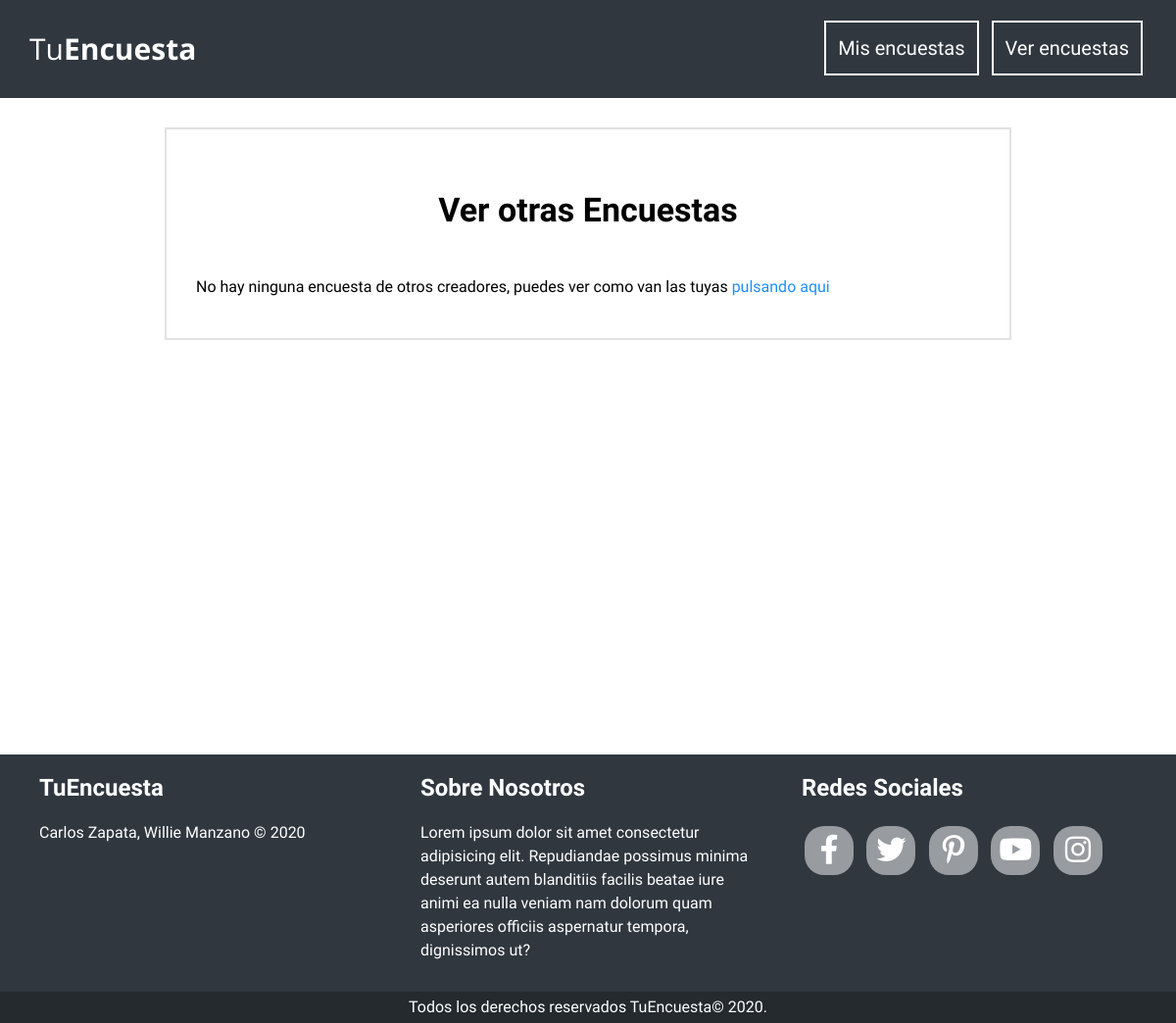
/buscar_encuestas.php, run on an earlier commit of the app's database.
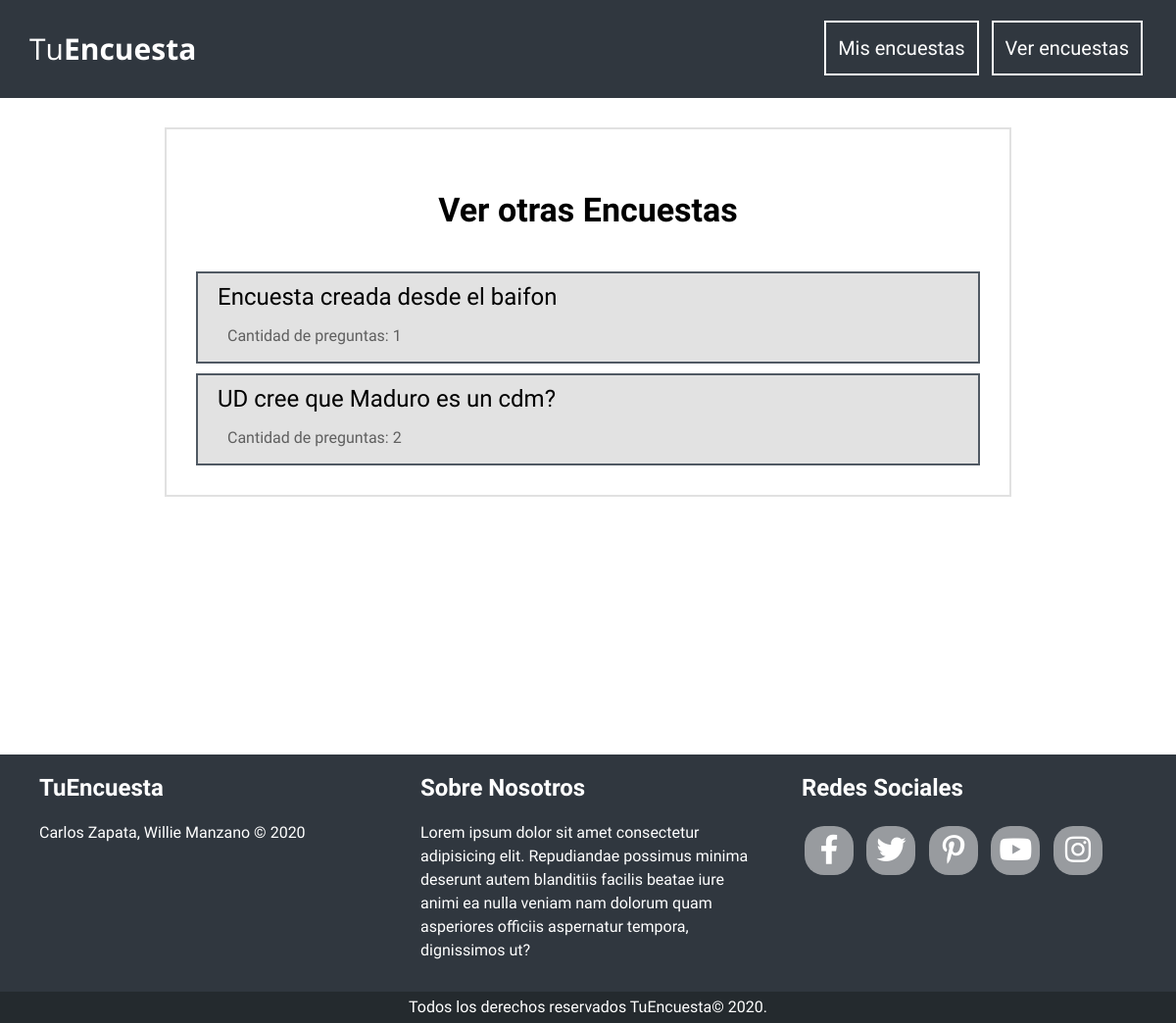
And on a later commit of the database.
### tables this page shows
CREATE TABLE `encuesta` (
  `id_encuesta` int(10) UNSIGNED NOT NULL,
  `titulo` varchar(100) NOT NULL
);

### includes/funciones/funciones.php (called while the page is built, shortened)
<?php
function obtenerEncuestas() {
    include "bd_conexion.php";
    $ip = $_SERVER['REMOTE_ADDR'];
    try {
        $sql = "SELECT titulo, id_encuesta FROM usuario";
        $sql .= " INNER JOIN encuesta ON usuario.id_enc_usuario = encuesta.id_encuesta";
        $sql .= " WHERE accion = 'creador' AND NOT ip_usuario = '$ip' ORDER BY id_encuesta";
        return $conn->query($sql);
    } catch(Exception $e) {
        echo "Error!!". $e->getMessage() . "<br>";
        return false;
    }
}
function obtenerTotalPreguntas($id) {
    include "bd_conexion.php";
    try {
        $sql = "SELECT COUNT(*) AS total FROM pregunta";
        $sql .= " WHERE id_enc_pregunta = $id";
        return $conn->query($sql);
    } catch(Exception $e) {
        echo "Error!!". $e->getMessage() . "<br>";
        return false;
    }
}

### buscar_encuestas.php (the view)
<?php
    include_once "includes/templates/header.php";
    include_once "includes/funciones/funciones.php";
?>
<main>
    <div class="seccion contenedor parte-central">
        <h2 class="centrado">Ver otras Encuestas</h2>
        <div class="listado-encuestas">
            <?php
                $encuestas = obtenerEncuestas();
                if($encuestas->num_rows > 0){
                    foreach($encuestas as $encuesta){
                        $id = $encuesta['id_encuesta'];
                        $cant = obtenerTotalPreguntas($id)->fetch_assoc();
                        ?>
                        <a class="contenedor-encuesta" href="encuesta.php?id=<?= $id ?>">
                            <h3><?= $encuesta['titulo'] ?></h3>
                            <p>Cantidad de preguntas: <span><?= $cant['total'] ?></span></p>
                        </a>
                    <?php }
                } else {
                    echo "<p>No hay ninguna encuesta de otros creadores, puedes ver como van las tuyas <a href='adm_encuestas.php' style='color: dodgerblue'>pulsando aqui</a></p>";
                }
            ?>
        </div>
    </div>
</main>
<?php include_once "includes/templates/footer.php"; ?>

What changed in the data, as far as the page shows it:
added encuesta: titulo "Encuesta creada desde el baifon", total "1"
added encuesta: titulo "UD cree que Maduro es un cdm?", total "2"
Also different on the page:
text no longer shown: "No hay ninguna encuesta de otros creadores, puedes ver como van las tuyas pulsando aqui"
